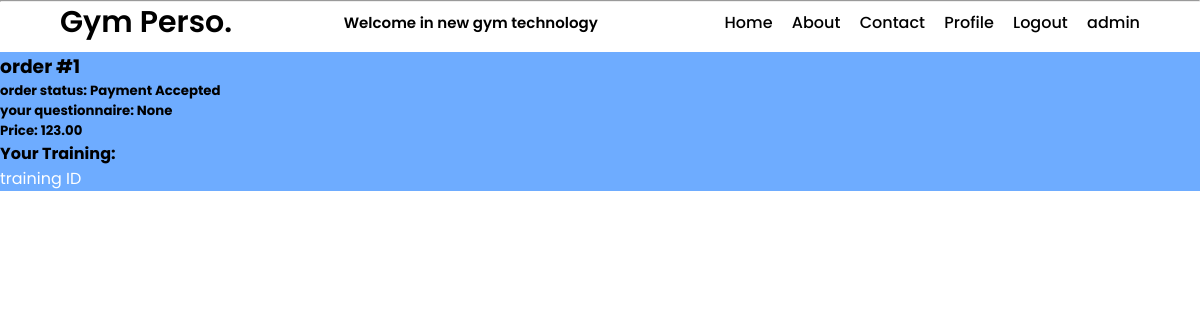
/orders/1/ (signed in), run on an earlier commit of the app's database.
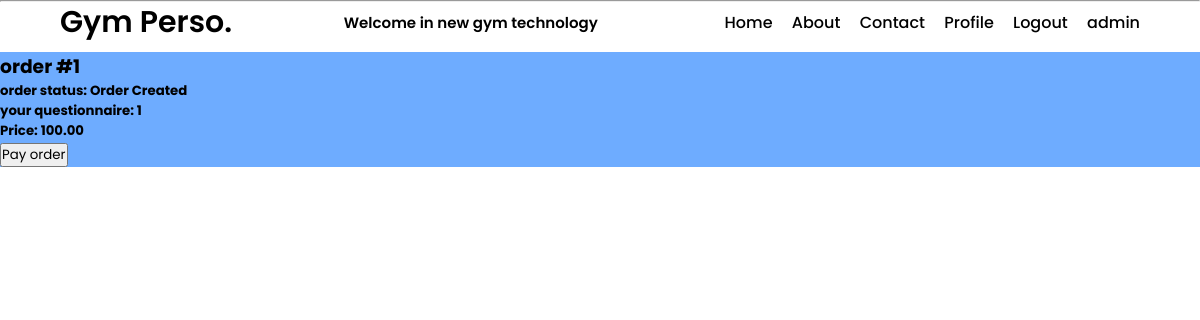
And on a later commit of the database.
### orders/models.py (models this page shows, shortened)
class Order(models.Model):
    order_id = models.AutoField(primary_key=True)
    order_status = models.CharField(choices=[
        ("OC", "Order Created"),
        ("WP", "Waiting for Payment"),
        ("PA", "Payment Accepted"),
        ("PE", "Payment Error"),
        ("WA", "Waiting for Acception"),
        ("OA", "Order Accepted"),
        ("OS", "Order Sended"),
    ],default='OC', max_length=255)
    email_adress = models.EmailField(max_length=255)
    user_name = models.CharField(max_length=30, blank=True)
    language = models.CharField(choices=[
        ("PL", "Polish"),
        ("EN", "English"),
    ], default="EN", max_length=255)
    name_coupon = models.CharField(max_length=15, null=True, blank=True)
    original_price = models.DecimalField(max_digits=7, decimal_places=2, null=True)
    pay_price = models.DecimalField(max_digits=7, decimal_places=2)
    editor_email = models.EmailField(max_length=255, blank=True)
    created_at = models.DateTimeField(auto_now_add=True)
    updated_at = models.DateTimeField(auto_now=True)
    item_order = models.ForeignKey('orders.Item', related_name="items", null=True, blank=True, on_delete=models.CASCADE)
    questionnaire_id = models.CharField(max_length=15, null=True, blank=True)
    visible = models.BooleanField(default=True)

### orders/views.py (the view)
# urls.py: path('', views.order, name='order'),
def order(request, order_id):
    if Order.objects.get(order_id=order_id).email_adress == request.user.email:
        if Order.objects.get(order_id=order_id).visible == False:
            return redirect('error')
        order = Order.objects.filter(order_id = order_id).get()
        order_pay = Order.objects.filter(order_id = order_id)
        print('order:' + str(order.order_status))
        price = 100
        if request.method == "POST":
            pay = Payment(price=price, user_email=request.user.email, order_id=order_id)
            if pay == 'payment_accepted':
                order_pay.update(order_status = "PA")
                return redirect('paymentsuccess')
        else:
            pass
        return render(request, 'order.html',{'order': order})
    if request.user.is_admin:
        order = Order.objects.filter(order_id = order_id)
        return render(request, 'order.html',{'order': order})
    else:
        return redirect('error')

### templates/order.html (shortened to what this page needs)
{% include 'base.html' %}
<body>
    {% include 'navbar.html' %}
    {% block content %}
    <section class="body-center">
        <div class="container">
            <form method="POST">
                    <h3>order #{{order.order_id}} </h3>
                    <h5>order status: {{order.get_order_status_display}} </h5>
                    <h5>your questionnaire: {{order.questionnaire_id}} </h5>
                    <h5>Price: {{order.pay_price}} </h5>
                    {%if order.get_order_status_display == 'Payment Accepted'%}
                        <div>
                            <h4>Your Training:  </h4>
                            <a class="small_text_button">training ID {{training_id}}</a>
                        </div>
                    {%endif%}
                    {%if order.get_order_status_display == 'Order Created'%}
                        <div>
                            <button type="submit">Pay order</button>
                        </div>
                    {%endif%}
              </form>
        </div>
    </section>
</body>
{% endblock %}
</html>

### templates/base.html (shortened to what this page needs)
<!DOCTYPE html>
<html lang="en">
<head>
    <link rel="stylesheet" href="/static/style.css?{% now "U" %}">
</head>

### templates/navbar.html (shortened to what this page needs)
<header class="header">
        <a href="/" class="logo">Gym Perso.</a>
        <a href="#" class="box">Welcome in new gym technology</a>
        <nav class="navbar">
            <a href="/".class="active">Home</a>
            <a href="/faq">About</a>
            <a href="/contact">Contact</a>
            {% if user.is_authenticated %}
                <a href="{% url 'profile' %}">Profile</a>
                <a href="{% url 'page_logout' %}">Logout</a>
            {% else %}
                <a href="{% url 'login' %}">Login</a>
                <a href="{% url 'register' %}">Register</a>
            {% endif %}
            {% if user.is_admin %}
                <a href="/admin" class="buttonLogin">admin</a>
            {% endif %}
        </nav>
</header>

### static/style.css (style rules this page uses)
:root { --clr-background: #ffffff; --clr-text-black:#444444; --clr-text-white: #ffffff; --clr-text-background: #444444; --clr-container-background:#006eff91; }
* { margin: 0; padding: 0; box-sizing: border-box; font-family: 'Poppins','sans-serif'; }
.header { position: fixed; top: 0; left: 0; right: 0; width: 100%; background: transparent; display: flex; justify-content: space-between; align-items: center; z-index: 100; }
.logo { font-size: 30px; color: var(--clr-text); text-decoration: none; font-weight: 600; margin-left: 5%; }
.box { font-size: 15px; color: var(--clr-text); text-decoration: none; font-weight: 600; }
.navbar { display: block; margin-right: 5%; }
.navbar a { font-size: 16px; color: var(--clr-text); text-decoration: none; font-weight: 500; margin-left: 15px; transition: .3s; }
.container { flex-grow: 1; flex-direction: column; overflow: hidden; justify-content: center; align-items: center; background-color: var(--clr-container-background); }
.body-center { display: flex; justify-content: center; align-items: center; margin-top: 50px; }

What changed in the data, as far as the page shows it:
changed Order id 1: order_status "Payment Accepted" → "Order Created"; questionnaire_id "None" → "1"; pay_price "123.00" → "100.00"
Also different on the page:
text no longer shown: "Your Training: training ID"
text now shown: "Pay order"
